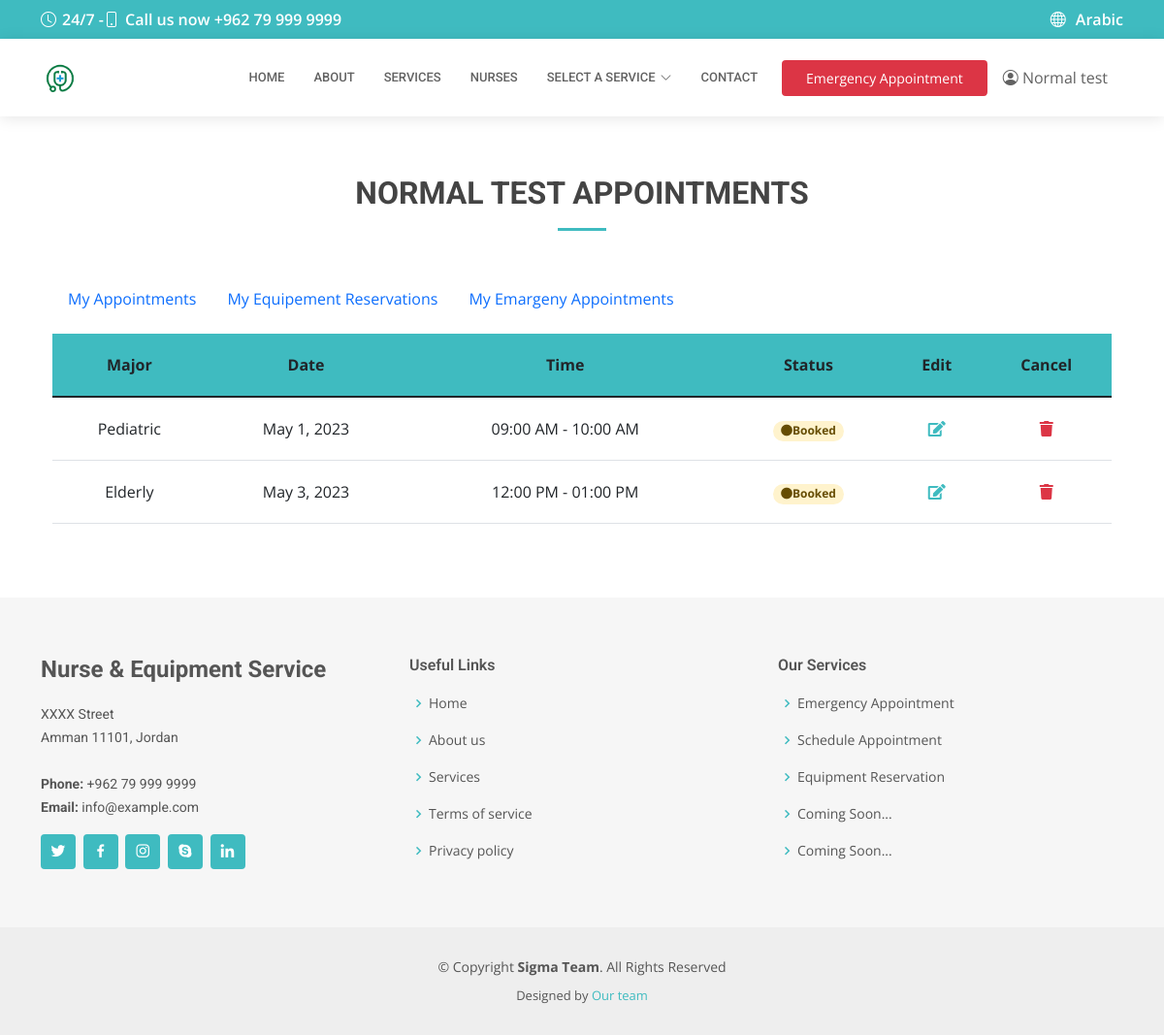
/en/list/user/appointemt (signed in), run on the app's committed database.
### user/models.py (models this page shows, shortened)
class CustomUser(AbstractUser):
    phone = models.CharField(unique=True, max_length=10, null=True, blank=True, verbose_name=_('Phone'))
    birth_date = models.DateField(null=True, default=timezone.now, verbose_name=_('Birth Date'))
    insurance = models.BooleanField(default=False, verbose_name=_('Do you have health insurance'))
    agreement = models.BooleanField(default=False, verbose_name=_('Terms & conditions'))
    session_number = models.IntegerField(null=True, default=0)

### appointment/models.py (models this page shows, shortened)
class Appointment(models.Model):
    date = models.DateField()
    major = models.CharField(max_length=255, choices=MAJOR, null=True)
    session_time = models.CharField(max_length=255, choices=WORKING_HOURS, null=True)
    message = models.TextField(null=True, blank=True)
    user = models.ForeignKey(CustomUser, on_delete=models.CASCADE, null=True, blank=True)
    doctor = models.ForeignKey(Staff, on_delete=models.CASCADE, null=True, blank=True)
    status = models.CharField(max_length=255, choices=APPOINTMENT_STATUS, null=True, default='AVAILABLE')
    type = models.CharField(max_length=255, choices=APPOINTMENT_TYPE, null=True, default='NORMAL')
    city = models.CharField(max_length=255, choices=CITIES, null=True,)

### appointment/views.py (the view)
# urls.py: path('list/user/appointemt', UserAppointment.as_view(), name='list-user-appointment'),
@method_decorator(login_required, name="dispatch")
class UserAppointment(ListView):
    model = Appointment
    template_name = 'partials/appointment/list_user_appointment.html'
    def get_context_data(self, *, object_list=None, **kwargs):
        context = super(UserAppointment, self).get_context_data()
        context['appointment'] = self.model.objects.filter(user=self.request.user)
        context['eq_reservation'] = EquipmentReservation.objects.filter(user=self.request.user)
        return context

### user/models.py (called while the page is built)
    def __str__(self):
        return self.user.get_full_name()

### templates/partials/appointment/list_user_appointment.html (shortened to what this page needs)
{% extends "inner-page.html" %}
{% load crispy_forms_tags %}
{% load i18n %}
{% load static %}
{% block inner_content %}
    <section id="appointment" class="appointment">
        <div class="container" data-aos="fade-up">
            <div class="section-title">
                <h2>{{ user.first_name }} {{ user.last_name }} {% trans 'Appointments' %}</h2>
            </div>
            <ul class="nav nav-pills mb-3" id="pills-tab" role="tablist">
                <li class="nav-item" role="presentation">
                    <button class="nav-link active" id="pills-home-tab" data-toggle="pill" data-target="#pills-home"
                            type="button" role="tab" aria-controls="pills-home"
                            aria-selected="true">{% trans 'My Appointments' %}
                    </button>
                </li>
                <li class="nav-item" role="presentation">
                    <button class="nav-link" id="pills-profile-tab" data-toggle="pill" data-target="#pills-profile"
                            type="button" role="tab" aria-controls="pills-profile"
                            aria-selected="false">{% trans 'My Equipement Reservations' %}
                    </button>
                </li>
                <li class="nav-item" role="presentation">
                    <button class="nav-link" id="pills-contact-tab" data-toggle="pill" data-target="#pills-contact"
                            type="button" role="tab" aria-controls="pills-contact"
                            aria-selected="false">{% trans 'My Emargeny Appointments' %}
                    </button>
                </li>
            </ul>
            <div class="tab-content" id="pills-tabContent">
                <div class="tab-pane fade show active" id="pills-home" role="tabpanel" aria-labelledby="pills-home-tab">
                    <table class="table bg-white text-center">
                        <thead>
                        <tr class="bg-default tbl-header">
                            <th scope="col">{% trans 'Major' %}</th>
                            <th scope="col">{% trans 'Date' %}</th>
                            <th scope="col">{% trans 'Time' %}</th>
                            <th scope="col">{% trans 'Status' %}</th>
                            <th scope="col">{% trans 'Edit' %}</th>
                            <th scope="col">{% trans 'Cancel' %}</th>
                        </tr>
                        </thead>
                        <tbody>
                        {% for appointment in appointment %}
                            {% if appointment.type == 'NORMAL' %}
                            <tr class="bg-white">
                                <td>{{ appointment.major }}</td>
                                <td>{{ appointment.date }}</td>
                                <td>{{ appointment.get_session_time_display }}</td>
                                <td><span class="badge {% if appointment.status == 'BOOKED' %}alert-warning
                        {% elif appointment.status == 'DONE' %}alert-info{% endif %} rounded-pill"><i
                                        class="fa fa-circle mr-2"></i>{{ appointment.get_status_display }}</span></td>
                                <td><a href="{% url 'user-update-appointment' appointment.id %} "><i
                                        class="fa fa-edit "></i></a></td>
                                <td><a href="{% url 'delete-page' appointment.id %}"><i class="fa fa-trash text-danger"></i></a></td>
                            </tr>
                            {% endif %}
                        {% endfor %}
                        </tbody>
                    </table>
                </div>
            </div>
        </div>
    </section>
{% endblock %}

### templates/partials/header.html (shortened to what this page needs)
{% load static %}
{% load i18n %}
<header id="header" class="fixed-top">
    <div class="container d-flex align-items-center">
        <a href="{% url 'home' %}" class="logo me-auto"><img src="{% static 'img/logo2.png' %}" alt=""></a>
        <nav id="navbar" class="navbar order-last order-lg-0">
            <ul>
                <li><a class="nav-link scrollto " href="{% url 'home' %}">{% trans 'Home' %}</a></li>
                <li><a class="nav-link scrollto" href="{% url 'about-us' %}">{% trans 'About' %}</a></li>
                <li><a class="nav-link scrollto" href="{% url 'services' %}">{% trans 'Services' %}</a></li>
                <li><a class="nav-link scrollto" href="{% url 'staff-list' %}">{% trans 'Nurses' %}</a></li>
                <li class="dropdown"><a href="#"><span>{% trans 'Select a Service' %}</span> <i
                        class="bi bi-chevron-down"></i></a>
                </li>
                <li><a class="nav-link scrollto" href="{% url 'contact-us' %}">Contact</a></li>
            </ul>
        </nav>
        <a href="{% url 'create-emergency-appointment' %}" class="appointment-btn">Emergency
            Appointment</a>
        <div class="nav-item dropdown no-arrow">
            {% if user.is_authenticated %}
                <a class="nav-link dropdown-toggle" href="#" id="userDropdown" role="button" data-toggle="dropdown"
                   aria-haspopup="true" aria-expanded="false">
                    <i class="bi bi-person-circle text-gray"></i>
                    <span class="mr-2 d-none d-lg-inline text-gray">{{ user.get_full_name }}</span>
                </a>
            {% else %}
                <a href="{% url 'account_login' %}" class="btn btn-secondary login-btn" role="button">Sign in</a>
            {% endif %}
        </div>
    </div>
</header>

### static/css/style.css (style rules this page uses)
body { font-family: "Open Sans", sans-serif; color: #444444; }
a { color: #3fbbc0; text-decoration: none; }
h1, h2, h3, h4, h5, h6 { font-family: "Roboto", sans-serif; }
#header { background: #fff; transition: all 0.5s; z-index: 997; padding: 20px 0; top: 40px; box-shadow: 0px 2px 15px rgba(0, 0, 0, 0.1); }
#header .logo { font-size: 28px; margin: 0; padding: 0; line-height: 1; font-weight: 600; letter-spacing: 0.5px; text-transform: uppercase; }
#header .logo img { max-height: 40px; }
.appointment-btn { margin-left: 25px; background: #dc3545; color: #fff; border-radius: 4px; padding: 8px 25px; white-space: nowrap; transition: 0.3s; font-size: 14px; display: inline-block; }
.navbar { padding: 0; }
.navbar ul { margin: 0; padding: 0; display: flex; list-style: none; align-items: center; }
.navbar li { position: relative; }
.navbar a, .navbar a:focus { display: flex; align-items: center; justify-content: space-between; padding: 10px 0 10px 30px; font-family: "Roboto", sans-serif; font-size: 13px; color: #626262; white-space: nowrap; transition: 0.3s; text-transform: uppercase; font-weight: 500; }
.navbar a i, .navbar a:focus i { font-size: 12px; line-height: 0; margin-left: 5px; }
section { padding: 60px 0; overflow: hidden; }
.section-title { text-align: center; padding-bottom: 30px; }
.section-title h2 { font-size: 32px; font-weight: bold; text-transform: uppercase; margin-bottom: 20px; padding-bottom: 20px; position: relative; }
.section-title h2::after { content: ""; position: absolute; display: block; width: 50px; height: 3px; background: #3fbbc0; bottom: 0; left: calc(50% - 25px); }

### static/css/custom_style.css (style rules this page uses)
.bg-default { background-color: #3fbbc0; }
.dropdown-toggle { white-space: nowrap; }
.dropdown-toggle::after { display: none; }
.text-gray { color: #626262; }
tr { line-height: 3; }
.fixed-top { position: inherit; }

### data on the page
CustomUser: get_full_name "Normal test", first_name "NORMAL", last_name "TEST"
Appointment: major "Pediatric", date "May 1, 2023", session_time "09:00 AM - 10:00 AM", status "Booked"
Appointment: major "Elderly", date "May 3, 2023", session_time "12:00 PM - 01:00 PM", status "Booked"
